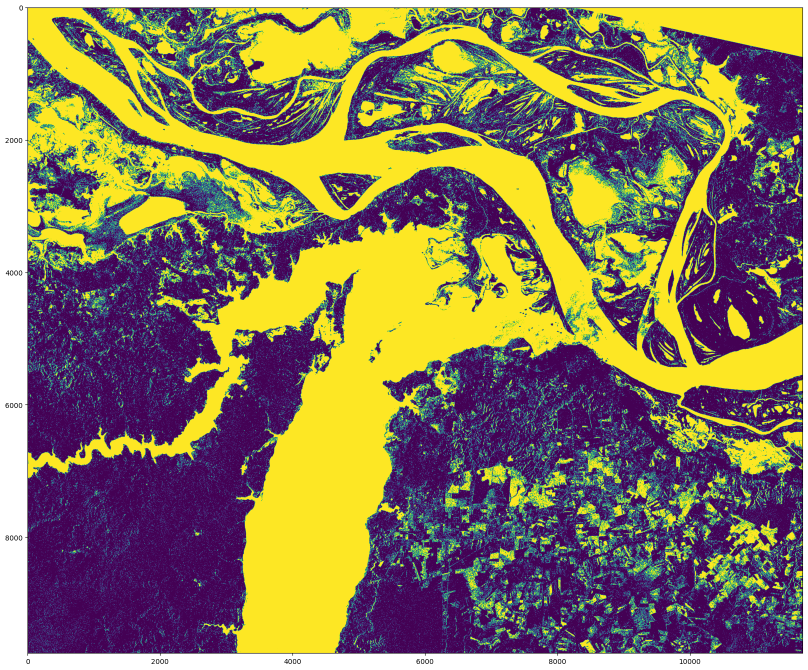
#> input picture 2cluster.png, 1615 x 1340 px, given in place of NDWI_Mask_130_resized.tif, which was not available (shown at 1/2 size)
$ jupyter execute --allow-errors Morphological.ipynb   (text cells are left out)
#> lines starting #> are read from the running program, lines starting #| are printed output that depends on the picture; pictures that were not available may be replaced by others from this repository, and a replacement may not be noted
[cell 1]
import cv2 as cv
import numpy as np
import matplotlib.pyplot as plt
# import glob
from PIL import Image
Image.MAX_IMAGE_PIXELS = 933120000
filename = "NDWI_Mask_130_resized.tif"
image_path = "./GEE_Masks/GEE_resized/"

import json

with open('config.json') as json_file:
#> (reads config.json from the repository)
    config = json.load(json_file)
    corruption = config['corruption_level']
    image_dim = config['image_dim']

[cell 2]
img = cv.imread(image_path+filename, cv.IMREAD_GRAYSCALE)
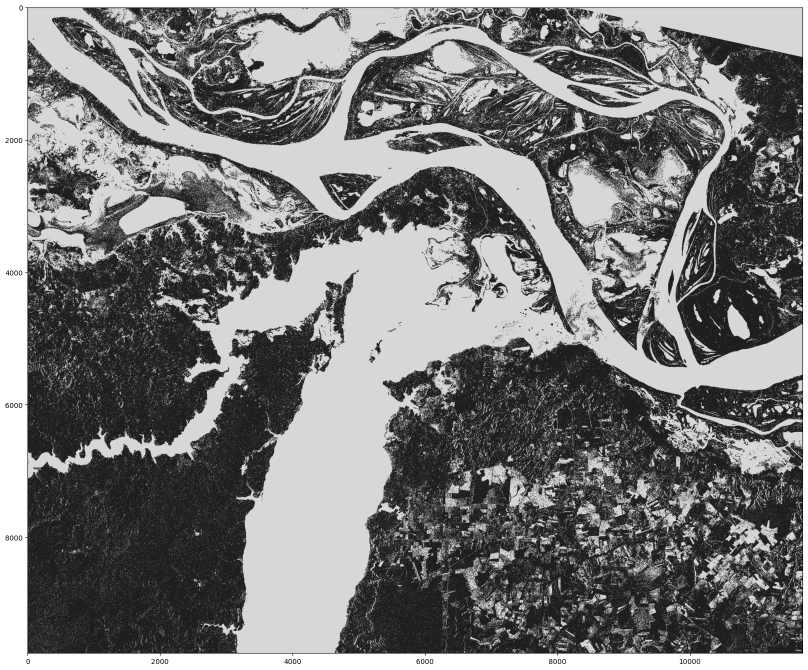
#> img: shape (1340, 1615) (shown at 1/2 size); min 0, max 255, mean 121.8
assert img is not None, "file could not be read, check with os.path.exists()"
kernel = np.ones((5,5),np.uint8)
erosion = cv.erode(img,kernel,iterations = 1)
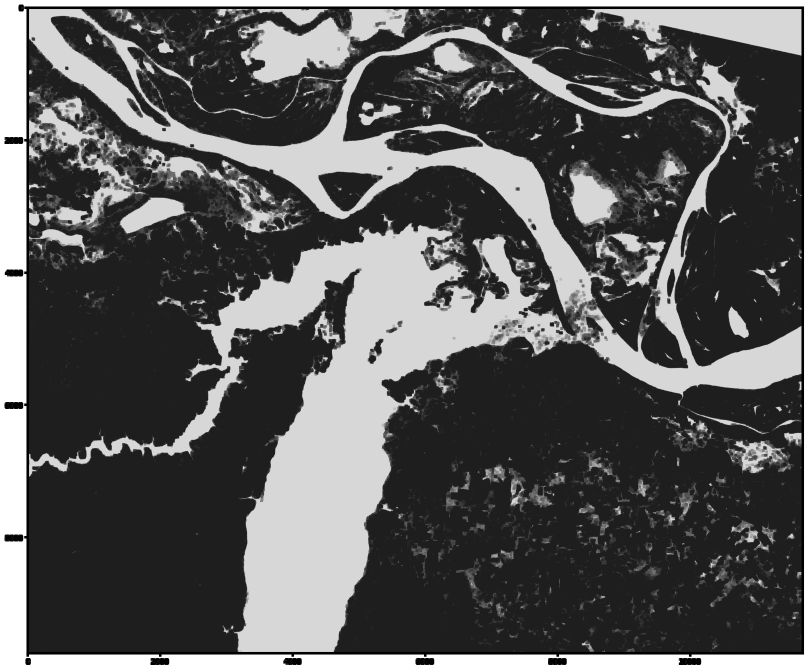
#> erosion: shape (1340, 1615) (shown at 1/2 size); min 0, max 255, mean 90.9
plt.imshow(erosion,cmap='gray')
plt.show()

[cell 3]
img = Image.open(image_path+filename)
#> img: PIL image 1615x1340 RGBA

[cell 4]
# Convert the image to numpy array
img_array = np.array(img)

# Plot the image
plt.imshow(img_array, cmap='gray')  # You can change the colormap as per your need
plt.axis('off')  # Turn off axis
plt.show()

[cell 5]
img = cv.imread(image_path+filename, cv.IMREAD_GRAYSCALE)
assert img is not None, "file could not be read, check with os.path.exists()"
kernel = np.ones((5,5),np.uint8)
dilation = cv.dilate(img,kernel,iterations = 1)
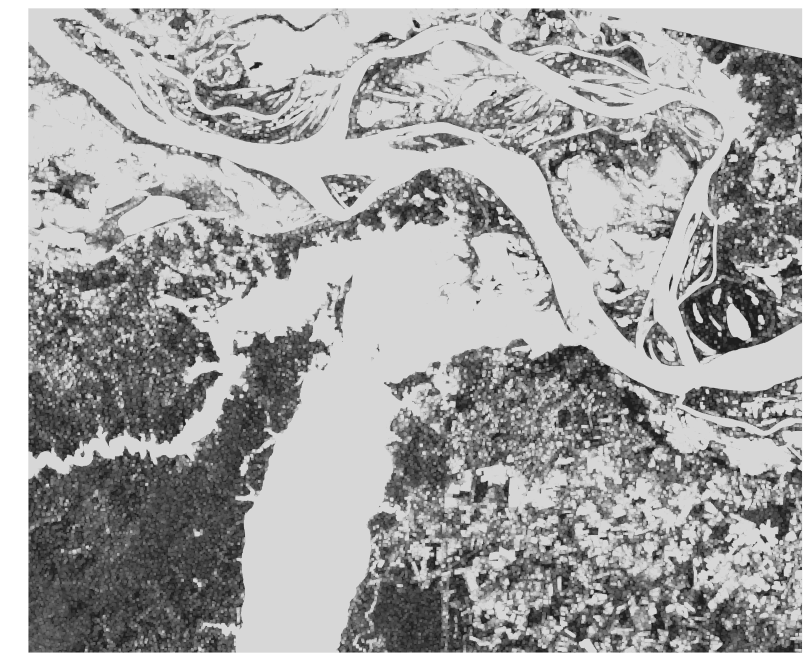
#> dilation: shape (1340, 1615) (shown at 1/2 size); min 30, max 255, mean 166.2
plt.imshow(dilation,cmap='gray')
plt.show()

[cell 6]
import os
import cv2 as cv
import numpy as np
import random
import shutil
import sys
import matplotlib.pyplot as plt
from sklearn.model_selection import train_test_split
import rasterio
from glob import glob
import pandas as pd

[cell 7]
def count_changed_pixels(original, eroded):
    return np.sum(original != eroded)

# [42 lines left out: functions apply_erosion_with_threshold, apply_dilation_with_threshold, not called in this run]

[cell 8]
# [44 lines left out: function min_corrupted_pixels, not called in this run]

[cell 9]
# [34 lines left out: function max_corrupted_pixels, not called in this run]

[cell 10]
# [19 lines left out: functions choose_kernel_dilation, choose_kernel_erosion, not called in this run]

[cell 11]
# [17 lines of commented-out code are left out]

[cell 12]
# [17 lines of commented-out code are left out]

[cell 13]
# # Example usage
# kernel = cv.getStructuringElement(cv.MORPH_RECT, (3, 3))  # Example kernel
# # combined_erosion_set = ['image1.tif', 'image2.tif']  # Replace with actual image names
# # combined_dilation_set = ['image3.tif', 'image4.tif']  # Replace with actual image names

# min_erosion, min_dilation = min_corrupted_pixels(combined_erosion_set, combined_dilation_set, kernel, combined_erosion, combined_dilation)

# print("Minimum corrupted pixels in erosion set:", min_erosion)
# print("Minimum corrupted pixels in dilation set:", min_dilation)

[cell 14]
# max_erosion, max_dilation = max_corrupted_pixels(combined_erosion_set,combined_dilation_set,kernel, combined_erosion, combined_dilation)

# print(max_erosion)
# print(max_dilation)

[cell 15]
source_dir = '.\\GEE_Masks\\GEE_resized\\train_gee\\'
target_dir = f'.\\GEE_Masks\\GEE_resized\\train_gee\\train_{corruption}_gee_with_diff_kernels'
print(target_dir)
# Step 1: Get all .tif files in the directory
tif_files = glob(os.path.join(source_dir, '*_resized.tif'))

os.makedirs(target_dir,exist_ok=True)
# Step 2: Split files into 87.5% training and 12.5% validation
# print(tif_files)
# train_files, val_files = train_test_split(tif_files, test_size=0.125, random_state=42)
train_files = tif_files
# Step 3: Further split train_files into three equal sets
third = len(train_files) // 3
set_1 = train_files[:third]       # For erosion
set_2 = train_files[third:2*third]  # For dilation
set_3 = train_files[2*third:]     # For normal (copy without modification)
# print(set_1)
# Step 4: Apply erosion to the first group

# Kernel for erosion
# kernel = np.ones((5, 5), np.uint8)

#> (the rest of this cell did not finish here and is left out)

[cell 16]
for file_name in set_1:
    img = cv.imread(file_name, cv.IMREAD_GRAYSCALE)
    assert img is not None, f"File {file_name} could not be read"

    # Apply erosion
    file_name_new = os.path.basename(file_name)
    # print(df.loc[df['Image'] == file_name_new, 'White Pixel Ratio'])
    white_pixel_ratio = df.loc[df['Image'] == file_name_new, 'White Pixel Ratio'].values[0]
    kernel = choose_kernel_erosion(white_pixel_ratio)
    erosion, changed_pixels = apply_erosion_with_threshold(img, threshold_erosion, kernel)

    # Save the eroded image with the new filename
    new_filename = os.path.basename(file_name).replace('_resized.tif', '_resized_corrupt.tif')
    cv.imwrite(os.path.join(target_dir, new_filename), erosion)

    print(f'{file_name} (Erosion): {changed_pixels} pixels changed')

# Step 5: Apply dilation to the second group
for file_name in set_2:
    img = cv.imread(file_name, cv.IMREAD_GRAYSCALE)
    assert img is not None, f"File {file_name} could not be read"

    # Apply dilation
    file_name_new = os.path.basename(file_name)
    # print(df.loc[df['Image'] == file_name_new, 'White Pixel Ratio'])
    white_pixel_ratio = df.loc[df['Image'] == file_name_new, 'White Pixel Ratio'].values[0]
    kernel = choose_kernel_dilation(white_pixel_ratio)
    dilation, changed_pixels = apply_dilation_with_threshold(img, threshold_dilation, kernel)

    # Save the dilated image with the new filename
    new_filename = os.path.basename(file_name).replace('_resized.tif', '_resized_corrupt.tif')
    cv.imwrite(os.path.join(target_dir, new_filename), dilation)

    print(f'{file_name} (Dilation): {changed_pixels} pixels changed')

# Step 6: Copy the third group without modification
for file_name in set_3:
    src_path = file_name
    dest_path = os.path.join(target_dir, os.path.basename(file_name).replace('_resized.tif', '_resized_corrupt.tif'))
    shutil.copy(src_path, dest_path)
    print(f'{file_name} copied to {dest_path}')


# [6 lines of commented-out code are left out]

[cell 17]
import cv2 as cv
import numpy as np
import matplotlib.pyplot as plt
# import glob
from PIL import Image
import os

number = 1004

filename = f"{number}.png"
image_path = f"./sar_images/masks/train_0/"

img = Image.open(image_path+filename)
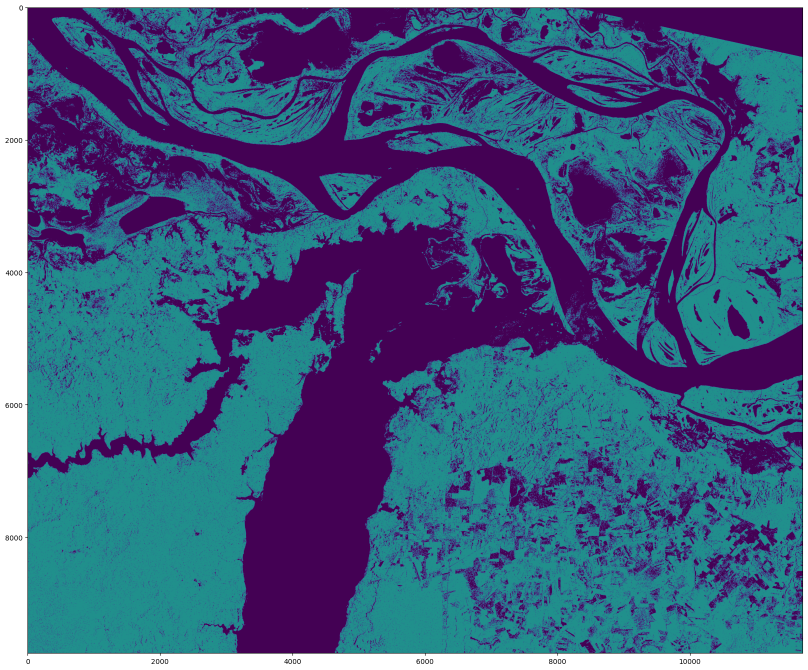
#> input picture 3cluster.png, 1615 x 1340 px, given in place of 1004.png, which was not available (shown at 1/2 size)
#> img is the input picture: PIL image 1615x1340 RGBA; mean R, G, B, A 64.8, 93.3, 129.7, 255
# Convert the image to numpy array
img_array = np.array(img)

# Plot the image
plt.imshow(img_array, cmap='gray')  # You can change the colormap as per your need
plt.axis('off')  # Turn off axis
plt.show()

[cell 18]
kernel = np.ones((3, 3), np.uint8)

#> (the rest of this cell did not finish here and is left out)

[cell 19]
plt.figure(figsize=(12, 12))

original_path = f"./sar_images/masks/train_0/{number}.png"
manual_path = f"./manual_annotations/untouched/{number}.png"
partial_path = f"./manual_annotations/partial_eroded_dilated_original/{number}.png"

original_mask = Image.open(original_path).convert("RGB")
manual_mask = Image.open(manual_path).convert("RGB")
#> (the rest of this cell did not finish here and is left out)
